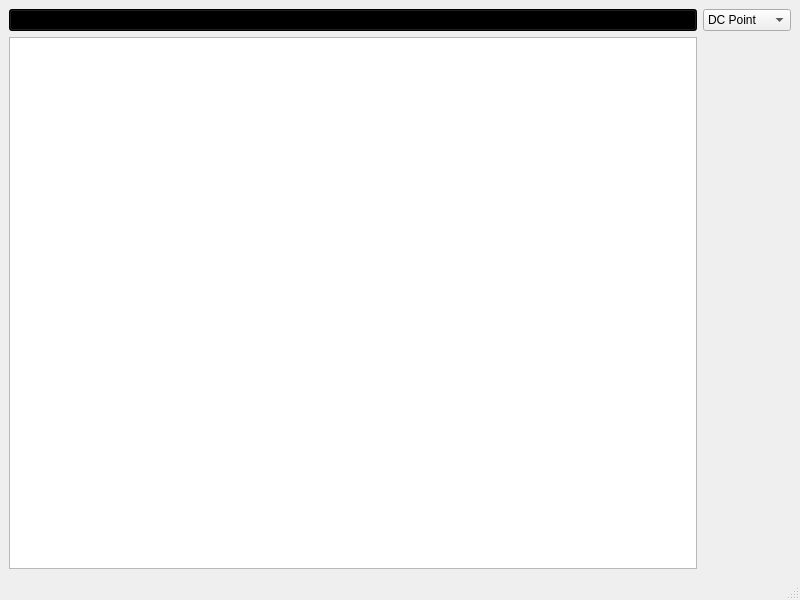
<?xml version="1.0" encoding="UTF-8"?>
<ui version="4.0">
 <class>MainWindow</class>
 <widget class="QMainWindow" name="MainWindow">
  <property name="geometry">
   <rect>
    <x>0</x>
    <y>0</y>
    <width>800</width>
    <height>600</height>
   </rect>
  </property>
  <property name="windowTitle">
   <string>MainWindow</string>
  </property>
  <widget class="QWidget" name="centralwidget">
   <layout class="QGridLayout" name="gridLayout">
    <item row="0" column="0">
     <widget class="QPushButton" name="m_RunBouton">
      <property name="styleSheet">
       <string notr="true">background-color: rgb(0, 0, 0);</string>
      </property>
      <property name="text">
       <string>RUN</string>
      </property>
      <property name="icon">
       <iconset theme="QIcon::ThemeIcon::MediaPlaybackStart"/>
      </property>
     </widget>
    </item>
    <item row="1" column="0">
     <widget class="QTextEdit" name="m_outputConsole">
      <property name="enabled">
       <bool>true</bool>
      </property>
     </widget>
    </item>
    <item row="0" column="1">
     <widget class="QComboBox" name="simMode">
      <item>
       <property name="text">
        <string>DC Point</string>
       </property>
      </item>
      <item>
       <property name="text">
        <string>Transient</string>
       </property>
      </item>
      <item>
       <property name="text">
        <string>AC Sweep</string>
       </property>
      </item>
     </widget>
    </item>
   </layout>
  </widget>
  <widget class="QMenuBar" name="menubar">
   <property name="geometry">
    <rect>
     <x>0</x>
     <y>0</y>
     <width>800</width>
     <height>22</height>
    </rect>
   </property>
  </widget>
  <widget class="QStatusBar" name="statusbar"/>
 </widget>
 <resources/>
 <connections/>
</ui>
